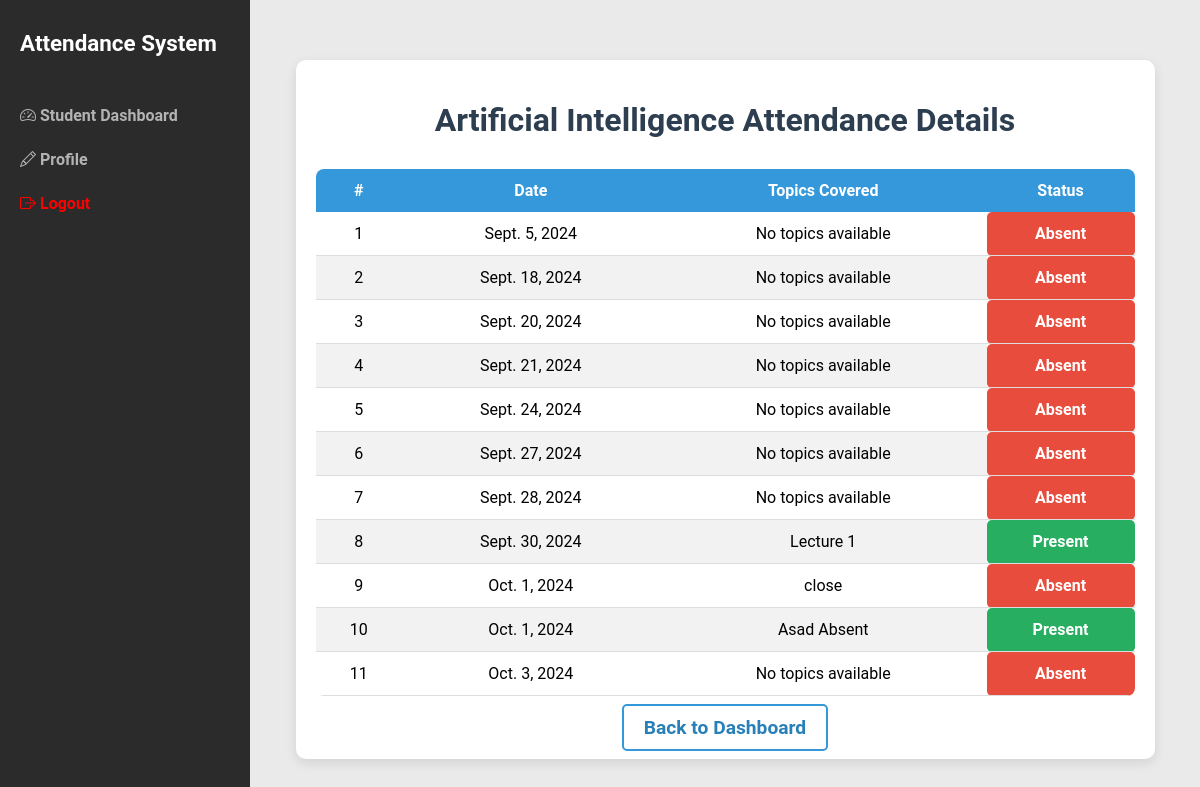
Page /SubjectDetails/STU010/102/ on the committed database.
### myapp/models.py (models this page shows, shortened)
class Course(models.Model):
    code = models.CharField(max_length=10, unique=True, verbose_name="Course Code")
    name = models.CharField(max_length=100, verbose_name="Course Name")
    semester = models.ForeignKey('Semester', on_delete=models.CASCADE, related_name='course_list', verbose_name="Semester",blank=True, null=True)  # Change related_name
    is_lab = models.BooleanField(default=False, verbose_name="Is Lab")
    class Meta:
        indexes = [
            models.Index(fields=['code']),
            models.Index(fields=['name']),
        ]

class Attendance(models.Model):
    student = models.ForeignKey(Student, on_delete=models.CASCADE, related_name='attendances', verbose_name="Student")
    course = models.ForeignKey(Course, on_delete=models.CASCADE, related_name='attendances', verbose_name="Course")
    lab_batch = models.ForeignKey(LabsBatches, on_delete=models.SET_NULL, null=True, blank=True, verbose_name="Lab Batch")
    date = models.DateField(verbose_name="Date")
    time_slot = models.CharField(max_length=20, choices=TIME_SLOT_CHOICES, verbose_name="Time Slot", null=True, blank=True)
    present = models.BooleanField(default=False, verbose_name="Present")
    count = models.IntegerField(default=0, verbose_name="Count", null=True, blank=True)
    notes = models.TextField(blank=True, null=True, verbose_name="Notes")  # Optional notes field
    created_at = models.DateTimeField(auto_now_add=True,blank=True,null=True)  # Timestamp when the record is created
    updated_at = models.DateTimeField(auto_now=True,blank=True,null=True)  # Timestamp when the record is updated
    class Meta:
        indexes = [
            models.Index(fields=['date']),
            models.Index(fields=['present']),
            models.Index(fields=['date', 'time_slot']),
        ]
        unique_together = ('student', 'course', 'date', 'lab_batch')  # Unique constraint

### myapp/studentViews.py (the view)
# urls.py: path('SubjectDetails/<str:student_id>/<int:course_id>/', studentViews.SubjectDetails, name='SubjectDetails'),
def SubjectDetails(request, student_id, course_id):
    student = get_object_or_404(Student, student_id=student_id)
    course = get_object_or_404(Course, id=course_id)
    attendance_records = Attendance.objects.filter(student=student, course=course).order_by('date')
    return render(request, 'studenttemplates/SubjectDetails.html', {
        'student': student,
        'course': course,
        'attendance_records': attendance_records,
    })

### templates/studenttemplates/SubjectDetails.html (shortened to what this page needs)
<!DOCTYPE html>
<html lang="en">
<head>
</head>
<body>
    {% include 'studenttemplates/sidebar.html' %}
    <div class="content">
    <div class="container">
        <h1>{{ course.name }} Attendance Details</h1>
        <table>
            <thead>
            <tr>
                <th>#</th>
                <th>Date</th>
                <th>Topics Covered</th>
                <th>Status</th>
            </tr>
            </thead>
            <tbody>
            {% for record in attendance_records %}
            <tr>
                <td>{{ forloop.counter }}</td>
                <td>{{ record.date }}</td>
                <td>{{ record.notes|default:"No topics available" }}</td>
                <td class="{% if record.present %}status-present{% else %}status-absent{% endif %}">
                    {% if record.present %}Present{% else %}Absent{% endif %}
                </td>
            </tr>
            {% empty %}
            <tr>
                <td colspan="4">No attendance records found for this subject.</td>
            </tr>
            {% endfor %}
            </tbody>
        </table>
        <div class="back-link">
            <a href="javascript:history.back()">Back to Dashboard</a>
        </div>
    </div>
    </div>
</body>
</html>

### templates/studenttemplates/SubjectDetails.html (style rules this page uses)
body { font-family: 'Segoe UI', Tahoma, Geneva, Verdana, sans-serif; margin: 0; padding: 0; background-color: #f9f9f9; }
.container { width: 90%; margin: 40px auto; background-color: #fff; padding: 20px; box-shadow: 0px 4px 12px rgba(0, 0, 0, 0.1); border-radius: 10px; }
h1 { text-align: center; font-size: 2rem; color: #2c3e50; margin-bottom: 30px; }
table { width: 100%; border-collapse: collapse; margin: 20px 0; font-size: 1rem; text-align: center; border-radius: 8px; overflow: hidden; }
table th, table td { padding: 12px; text-align: center; }
table th { background-color: #3498db; color: #fff; font-weight: bold; }
table tr:nth-child(even) { background-color: #f2f2f2; }
table td { border-bottom: 1px solid #ddd; }
.status-present { background-color: #27ae60; color: white; font-weight: bold; border-radius: 5px; padding: 8px; }
.status-absent { background-color: #e74c3c; color: white; font-weight: bold; border-radius: 5px; padding: 8px; }
.back-link { text-align: center; margin-top: 20px; }
.back-link a { text-decoration: none; color: #2980b9; font-size: 1.2rem; font-weight: bold; padding: 10px 20px; border: 2px solid #3498db; border-radius: 5px; transition: all 0.3s ease; }
table th, table td { transition: all 0.3s ease; }

### templates/studenttemplates/sidebar.html (style rules this page uses)
body { font-family: 'Roboto', sans-serif; display: flex; height: 100vh; margin: 0; background-color: #EAEAEA; }
.content { margin-left: 250px; padding: 20px; width: 100%; }

### rows in the picture
Course: name "Artificial Intelligence"
Attendance: date "Sept. 5, 2024", notes "No topics available", present "Absent"
Attendance: date "Sept. 18, 2024", notes "No topics available", present "Absent"
Attendance: date "Sept. 20, 2024", notes "No topics available", present "Absent"
Attendance: date "Sept. 21, 2024", notes "No topics available", present "Absent"
Attendance: date "Sept. 24, 2024", notes "No topics available", present "Absent"
Attendance: date "Sept. 27, 2024", notes "No topics available", present "Absent"
Attendance: date "Sept. 28, 2024", notes "No topics available", present "Absent"
Attendance: date "Sept. 30, 2024", notes "Lecture 1", present "Present"
Attendance: date "Oct. 1, 2024", notes "close", present "Absent"
Attendance: date "Oct. 1, 2024", notes "Asad Absent", present "Present"
Attendance: date "Oct. 3, 2024", notes "No topics available", present "Absent"
